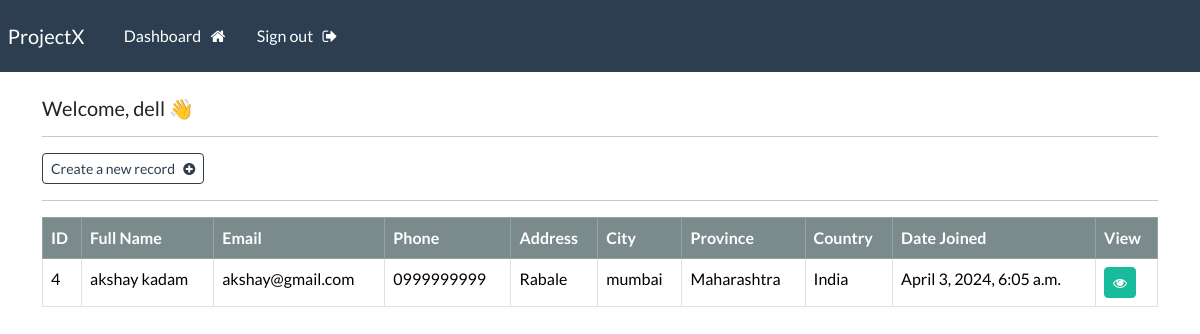
The app's page /dashboard (signed in), older data.
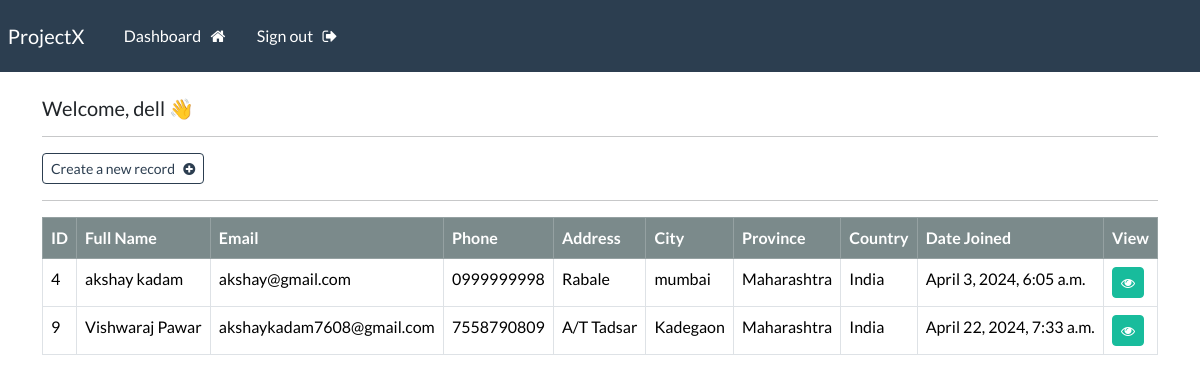
The same page, newer data.
### webapp/models.py (models this page shows, shortened)
class Record(models.Model):
    creation_date = models.DateTimeField(auto_now_add=True)
    first_name = models.CharField(max_length=100)
    last_name = models.CharField(max_length=100)
    email  = models.CharField(max_length=255)
    phone = models.CharField(max_length=20)
    address = models.CharField(max_length=300)
    city = models.CharField(max_length=255)
    province = models.CharField(max_length=200)
    country = models.CharField(max_length=125)

### webapp/views.py (the view)
# urls.py: path('dashboard', views.dashboard, name="dashboard"),
@login_required(login_url='my-login')
def dashboard(request):
    my_records = Record.objects.all()
    context = {'records': my_records}
    return render(request, 'webapp/dashboard.html', context=context)

### webapp/templates/webapp/dashboard.html
{% extends "webapp/base.html" %}
{% block content %}
   <h5>Welcome, {{user}} 👋 </h5>
   <hr>
   <a class="btn btn-outline-primary btn-sm" href="{% url 'create-record' %}">
      Create a new record &nbsp; <i class="fa fa-plus-circle" aria-hidden="true"></i>
   </a>
   <hr>
   <table class="table table-hover table-bordered">
      <thead class="table-dark">
         <tr>
            <th scope="col"> ID </th>
            <th scope="col"> Full Name </th>
            <th scope="col"> Email </th>
            <th scope="col"> Phone </th>
            <th scope="col"> Address </th>
            <th scope="col"> City </th>
            <th scope="col"> Province </th>
            <th scope="col"> Country </th>
            <th scope="col"> Date Joined </th>
            <th scope="col"> View </th>
         </tr>
      </thead>
      <tbody>
      {% if records %}
         {% for record in records %}
         <tr>
            <td> {{record.id}} </td>
            <td> {{record.first_name}} {{record.last_name}} </td>
            <td> {{record.email}} </td>
            <td> {{record.phone}} </td>
            <td> {{record.address}} </td>
            <td> {{record.city}} </td>
            <td> {{record.province}} </td>
            <td> {{record.country}} </td>
            <td> {{record.creation_date}} </td>
            <td> <a class="btn btn-success btn-sm" href="{% url 'record' record.id %}"> <i class="fa fa-eye" aria-hidden="true"></i> </a> </td>
         </tr>
         {% endfor %}
      {% endif %}
      </tbody>
   </table>
{% endblock %}

Row changes from the older to the newer data that the page shows:
changed Record "akshay": phone "0999999999" → "0999999998"
added Record: id "9", first_name "Vishwaraj", last_name "Pawar", email "akshaykadam7608@gmail.com", phone "7558790809", address "A/T Tadsar", city "Kadegaon", province "Maharashtra", country "India", creation_date "April 22, 2024, 7:33 a.m."
